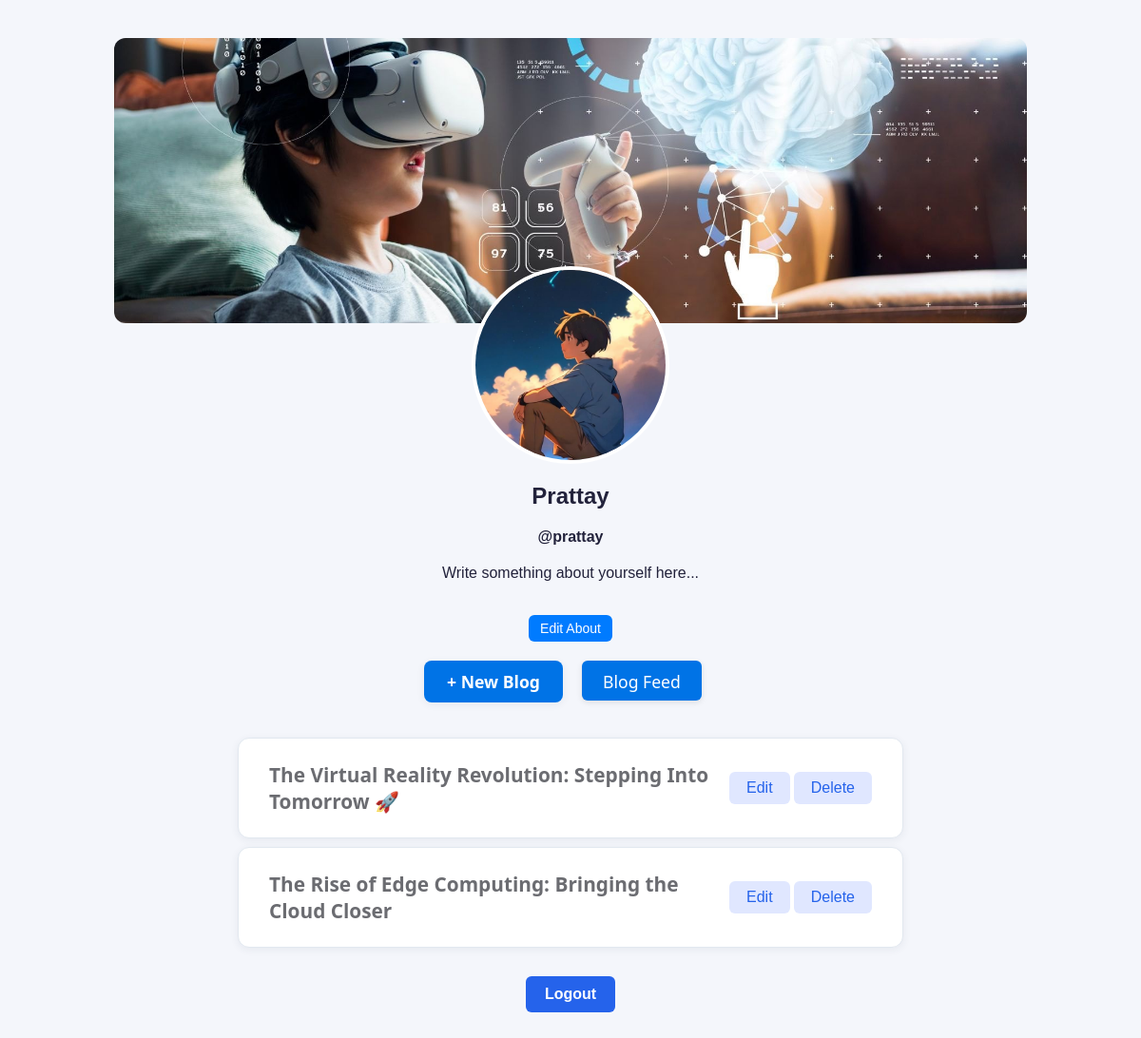
/profile/prattay/ (signed in), run on the app's committed database.
### BlogPost/models.py (models this page shows, shortened)
class Profile(models.Model):
    user = models.OneToOneField(User, on_delete=models.CASCADE)
    profile_name = models.CharField(max_length=100, blank=True, null=True)
    profile_picture = models.ImageField(upload_to='images/profile', default='default-profile.jpg')
    about = models.TextField(blank=True, null=True)
    cover_photo = models.ImageField(upload_to='images/cover', default='default-cover.jpg')

class Post(models.Model):
    title = models.CharField(max_length=200)
    body = CKEditor5Field('body', config_name="default")
    created_at = models.DateTimeField(default=datetime.now, blank=True)
    updated_at = models.DateTimeField(default=datetime.now, blank=True)
    image = models.ImageField(upload_to='blog_images/', null=True, blank=True)
    author = models.ForeignKey(User, on_delete=models.CASCADE, related_name="posts")
    category = models.ForeignKey('Category', on_delete=models.SET_NULL, null=True, related_name="posts")

### BlogPost/views.py (the view)
# urls.py: path("profile/<str:username>/", views.profile_view, name="profile"),
def profile_view(request, username):
    user = get_object_or_404(User, username=username)
    profile, created = Profile.objects.get_or_create(user=user)
    blogs = Post.objects.filter(author=user).order_by('-created_at')
    return render(request, "profile.html", {
        "profile": profile,
        "user_obj": user,
        "blogs": blogs
    })

### templates/profile.html (shortened to what this page needs)
{% load static %}
<link rel="stylesheet" type="text/css" href="/static/profile.css">
<div class="profile-container">
    <div class="cover-photo" onclick="togglePopup('coverPopup')">
        <img src="{{ profile.cover_photo.url }}" alt="Cover Photo">
    </div>
    <div class="profile-pic">
        <img src="{{ profile.profile_picture.url }}" alt="Profile Picture"  onclick="togglePopup('profilePopup')">
    </div>
    <div class="author-info">
        <h2>{{ profile.profile_name }}</h2>
        <h4 style="margin-top: 20px; margin-bottom: 20px;">@{{ profile.user.username }}</h4>
        <p class="about" style="margin-bottom: 30px;">
            {% if profile.about %}
                {{ profile.about }}
            {% else %}
                Write something about yourself here...
            {% endif %}
        </p>
        {% if request.user == profile.user %}
            <button onclick="toggleAboutForm()" class="edit-btn">Edit About</button>
        {% endif %}
    </div>
</div>
{% if profile.user == request.user%}
    <div class="center-btns">
        <a style = "text-decoration: none;" href="{% url 'blog_create' %}">+ New Blog</a>
        <a style = "text-decoration: none;" href="{% url 'index' %}">Blog Feed</a>
    </div>
{% endif %}
<ul>
  {% for blog in blogs %}
    <li>
        <h2>
            <a href="{% url 'post' blog.id %}" class="title-btn" style="text-decoration: none;">
                {{ blog.title }}
            </a>
        </h2>
        {% if profile.user == request.user%}
            <div class="edit">
            <form action="{% url 'blog_edit' blog.id %}" method="get" style="display:inline;">
                    <button type="submit" class="edit-btns" >Edit</button>
                </form>
            <form action="{% url 'blog_delete' blog.id %}" method="post" style="display:inline;">
                <button class="edit-btns" type="submit">Delete</button>
            </form>
            </div>
        {% endif %}
    </li>
  {% endfor %}
</ul>
{% if profile.user == request.user %}
    <div class="logout-btn-container">
        <form action="{% url 'logout' %}" method="post">
            <button type="submit" class="logout-btn">Logout</button>
        </form>
    </div>
{% endif %}

### static/profile.css (style rules this page uses)
.logout-btn-container { text-align: center; margin-top: 30px; }
.logout-btn { display: inline-block; background-color: #2563eb; color: white; padding: 10px 20px; font-size: 16px; text-align: center; text-decoration: none; font-weight: bold; border: none; border-radius: 6px; cursor: pointer; transition: background-color 0.3s ease; }
.title-btn { display: inline-block; color: #007bff; font-weight: bold; text-decoration: none; cursor: pointer; transition: color 0.3s ease; }
.profile-container { width: 80%; margin: 0 auto; text-align: center; font-family: Arial, sans-serif; }
.cover-photo { width: 100%; height: 300px; position: relative; border-radius: 12px; overflow: hidden; cursor: pointer; }
.cover-photo img { width: 100%; height: 100%; object-fit: cover; }
.profile-pic { position: relative; top: -60px; margin-bottom: -60px; cursor: pointer; }
.profile-pic img { width: 200px; height: 200px; border-radius: 50%; border: 4px solid white; object-fit: cover; }
.edit-btn, .save-btn { background-color: #007BFF; color: white; border: none; padding: 6px 12px; font-size: 14px; border-radius: 6px; cursor: pointer; transition: 0.3s ease; margin-top: 5px; }
.center-btns { display: flex; justify-content: center; gap: 20px; margin: 20px 0; }
.center-btns a { text-decoration: none; padding: 10px 18px; background: #0073e6; color: white; border-radius: 6px; display: inline-block; box-shadow: 0 2px 6px rgba(0,0,0,0.1); transition: background 0.2s ease; }
a { color: Black; text-decoration: none; font-weight: 500; margin-right: 16px; transition: color 0.2s; }
.title-btn { color: #6b6c71ff; }
ul { list-style: none; padding: 0; max-width: 700px; margin: 0 auto; }
li { background: #fff; border: 1px solid #e2e8f0; border-radius: 12px; box-shadow: 0 2px 8px rgba(44, 62, 80, 0.07); margin-bottom: 24px; padding: 24px 32px; display: flex; align-items: center; justify-content: space-between; margin-top: -15px; }
li h2 { margin: 0; font-size: 1.3em; color: black; flex: 1; }
.edit-btns { padding: 8px 18px; border-radius: 6px; background: #e0e7ff; color: #2563eb; border: none; font-size: 1em; font-weight: 500; cursor: pointer; transition: background 0.2s, color 0.2s; box-shadow: none; outline: none; display: inline-block; text-decoration: none; }
a[href*="blog_create"] { display: inline-block; margin-bottom: 32px; background: #2563eb; color: #fff; padding: 10px 24px; border-radius: 8px; font-size: 1.1em; font-weight: 600; box-shadow: 0 2px 8px rgba(44, 62, 80, 0.07); transition: background 0.2s, color 0.2s; margin-right: 0; }
.center-btns a:first-child { background: #0073e6; color: white; }
.center-btns a:last-child { background: #0073e6; color: white; height: 22.5px; text-align: center; padding: 10px 18px; font-size: 1.1em; width: 90px; border-radius: 6px; display: inline-block; }

### data on the page
Profile: cover_photo (picture), profile_picture (picture), profile_name "Prattay", user.username "prattay"
Post: title "The Virtual Reality Revolution: Stepping Into Tomorrow 🚀"
Post: title "The Rise of Edge Computing: Bringing the Cloud Closer"
